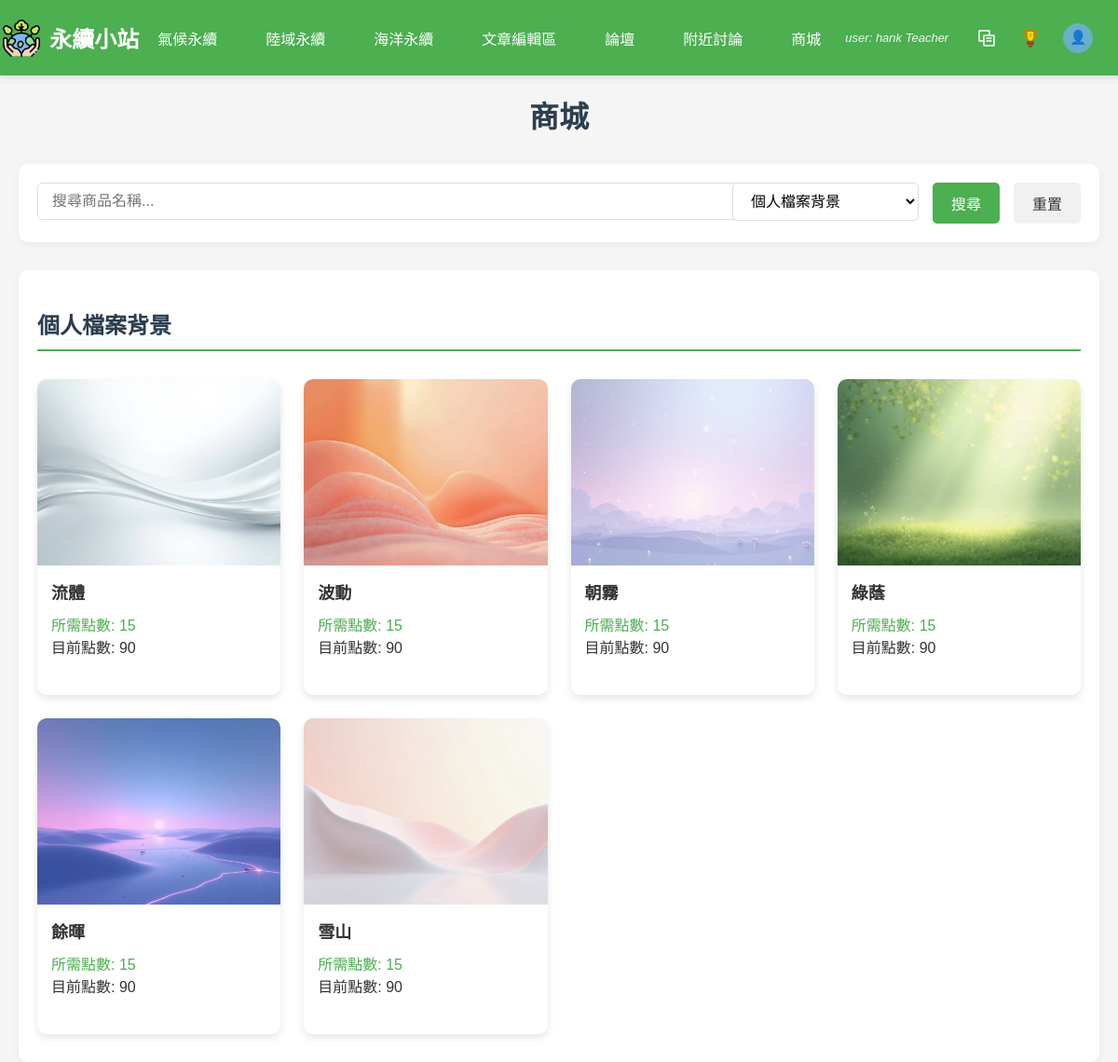
Before: /php/shop.php?category=background (signed in) with the older database file.
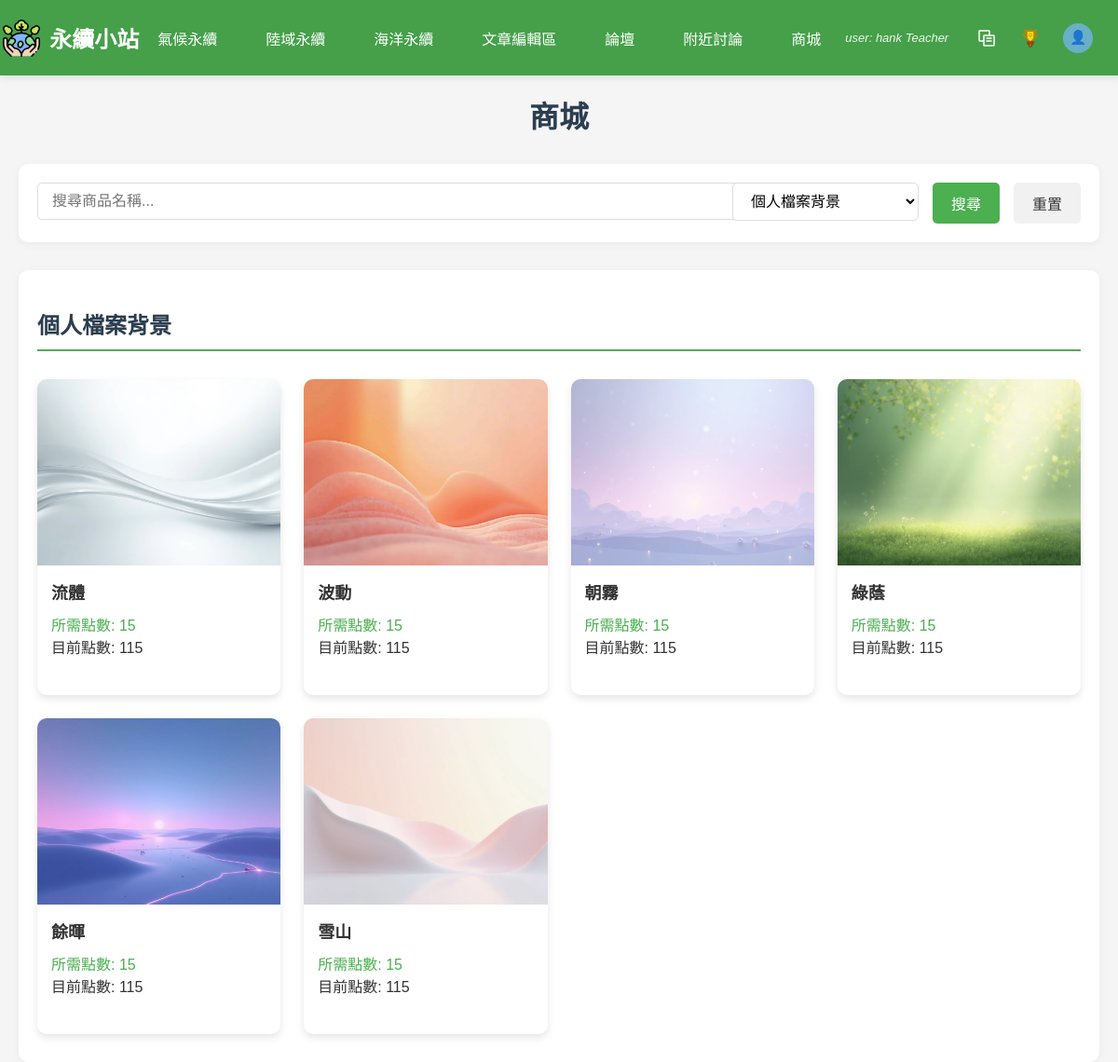
After: the same page with the newer database file.
### tables this page shows
CREATE TABLE `teacher_achievement` (
  `UserID` int(11) NOT NULL,
  `TotalPoints` int(11) DEFAULT 0,
  `SDG13ArticlesPublished` int(11) DEFAULT 0,
  `SDG14ArticlesPublished` int(11) DEFAULT 0,
  `SDG15ArticlesPublished` int(11) DEFAULT 0
);

### php/shop.php (the view, shortened to what the changed rows need)
<?php
require_once 'db_connect.php';
$search = isset($_GET['search']) ? trim($_GET['search']) : '';
$filter_category = isset($_GET['category']) ? $_GET['category'] : '';
$user_id = $_SESSION['user_id'] ?? 0;
$purchased_items = [];
$sql = "SELECT * FROM merchandise";
$where = [];
if (!empty($filter_category) && $filter_category != 'all') {
    if ($filter_category == 'owned') {
        if (!empty($purchased_items)) {
            $where[] = "ItemID IN (" . implode(',', $purchased_items) . ")";
        } else {
            $where[] = "1=0";
        }
    } else {
        $where[] = "Category = '" . $conn->real_escape_string($filter_category) . "'";
    }
}
if ($where) {
    $sql .= " WHERE " . implode(' AND ', $where);
}
$sql .= " ORDER BY CASE
            WHEN Category = 'head' THEN 1
            WHEN Category = 'background' THEN 2
            WHEN Category = 'wallpaper' THEN 3
            ELSE 4
          END, Category";
$result = $conn->query($sql);
$categories = [];
if ($result && $result->num_rows > 0) {
    while ($row = $result->fetch_assoc()) {
        $categories[$row['Category']][] = $row;
    }
}
$userPoints = 0;
if ($user_id > 0) {
    $role = $_SESSION['role'] ?? 'Student';
    $points_table = ($role === 'Teacher') ? 'teacher_achievement' : 'achievement';
    $points_sql = "SELECT TotalPoints FROM $points_table WHERE UserID = ?";
    $points_stmt = $conn->prepare($points_sql);
    $points_stmt->bind_param("i", $user_id);
    $points_stmt->execute();
    $points_result = $points_stmt->get_result();
    if ($points_row = $points_result->fetch_assoc()) {
        $userPoints = $points_row['TotalPoints'] ?? 0;
    }
}
?>
<!DOCTYPE html>
<html lang="zh-TW">
<head>
    <link rel="stylesheet" href="../css/shop.css">
    <link rel="stylesheet" href="../css/nav3.css">
</head>
<body>
    <header>
        <?php include "nav.php"; ?>
    </header>
    <div class="shop-container">
        <h1 class="page-title">商城</h1>
        <?php if (empty($categories)): ?>
            <p class="no-products">目前沒有可用的商品<?php echo !empty($search) || !empty($filter_category) ? '符合搜尋條件' : ''; ?></p>
        <?php else: ?>
            <?php foreach ($categories as $category => $products): ?>
                <div class="category-section">
                    <h2 class="category-title">
                        <?php
                        if ($category == 'head') echo '頭像';
                        else if ($category == 'background') echo '個人檔案背景';
                        else if ($category == 'wallpaper') echo '桌布';
                        else echo htmlspecialchars($category);
                        ?>
                    </h2>
                    <div class="product-list">
                        <?php foreach ($products as $product): ?>
                            <?php
                            $card_class = 'product';
                            ?>
                            <div class="<?php echo $card_class; ?>">
                                <a href="product_detail.php?id=<?php echo $product['ItemID']; ?>">
                                    <div class="product-image">
                                        <img src="../<?php echo htmlspecialchars($product['ImageURL']); ?>" alt="<?php echo htmlspecialchars($product['Name']); ?>">
                                    </div>
                                    <div class="product-info">
                                        <h3 class="product-name"><?php echo htmlspecialchars($product['Name']); ?></h3>
                                        <p class="product-points">所需點數: <?php echo $product['PointsRequired']; ?></p>
                                        <p class="user-points">目前點數: <?php echo $userPoints; ?></p>
                                    </div>
                                </a>
                            </div>
                        <?php endforeach; ?>
                    </div>
                </div>
            <?php endforeach; ?>
        <?php endif; ?>
    </div>
</body>
</html>

Changed rows visible on the page:
changed teacher_achievement: TotalPoints "90" → "115"
